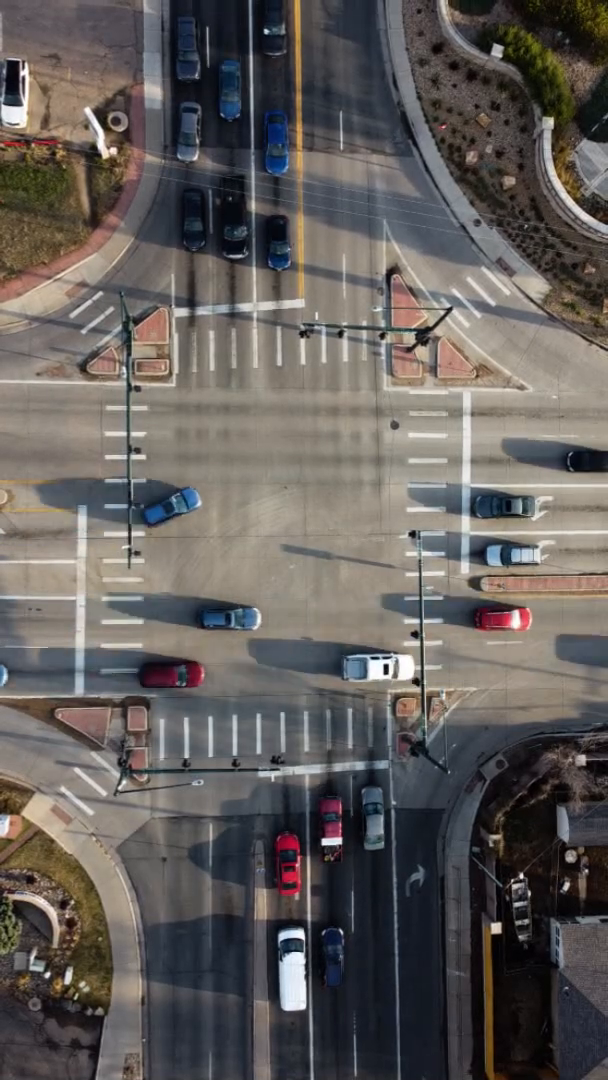
#> input picture frame 36 of traffic.mp4, 608 x 1080 px
$ python four_way.py
#> lines starting #> are read from the running program, lines starting #| are printed output that depends on the picture
import cv2

# =========================================================
# SMART TRAFFIC AI - PRESENTATION DEMO
# =========================================================

VIDEO_PATH = "traffic.mp4"

cap = cv2.VideoCapture(VIDEO_PATH)

if not cap.isOpened():
    print("ERROR: traffic.mp4 not found")
    exit()

# =========================================================
# FIXED DEMO COUNTS
# =========================================================

counts = {
    "NORTH": 3,
    "EAST": 4,
    "SOUTH": 5,
    "WEST": 2
}

# =========================================================
# DENSITY
# =========================================================

def get_density(n):

    if n <= 2:
        return "LOW"

    elif n <= 4:
        return "MEDIUM"

    else:
        return "HIGH"


# =========================================================
# GREEN TIME
# =========================================================

def get_green(n):

    if n <= 2:
        return 20

    elif n <= 4:
        return 30

    else:
        return 45


# =========================================================
# PRIORITY
# =========================================================

priority = max(
    counts,
    key=counts.get
)

priority_count = counts[priority]
priority_green = get_green(priority_count)

# =========================================================
# MAIN LOOP
# =========================================================

while True:

    ret, frame = cap.read()
#> frame is the input picture: shape (1080, 608, 3); mean B, G, R 91, 93.7, 98.4

    if not ret:
        break

    # -----------------------------------------------------
    # Original video = 608 x 1080
    # -----------------------------------------------------

    # =====================================================
    # TOP INFORMATION PANEL
    # =====================================================

    cv2.rectangle(
        frame,
        (0, 0),
        (608, 210),
        (0, 0, 0),
        -1
    )

    cv2.putText(
        frame,
        "SMART TRAFFIC AI",
        (150, 35),
        cv2.FONT_HERSHEY_SIMPLEX,
        0.7,
        (0, 255, 0),
        2
    )

    cv2.putText(
        frame,
        f"NORTH : {counts['NORTH']} | "
        f"{get_density(counts['NORTH'])} | "
        f"GREEN {get_green(counts['NORTH'])}s",
        (15, 70),
        cv2.FONT_HERSHEY_SIMPLEX,
        0.48,
        (255, 255, 255),
        2
    )

    cv2.putText(
        frame,
        f"EAST  : {counts['EAST']} | "
        f"{get_density(counts['EAST'])} | "
        f"GREEN {get_green(counts['EAST'])}s",
        (15, 105),
        cv2.FONT_HERSHEY_SIMPLEX,
        0.48,
        (255, 255, 255),
        2
    )

    cv2.putText(
        frame,
        f"SOUTH : {counts['SOUTH']} | "
        f"{get_density(counts['SOUTH'])} | "
        f"GREEN {get_green(counts['SOUTH'])}s",
        (15, 140),
        cv2.FONT_HERSHEY_SIMPLEX,
        0.48,
        (255, 255, 255),
        2
    )

    cv2.putText(
        frame,
        f"WEST  : {counts['WEST']} | "
        f"{get_density(counts['WEST'])} | "
        f"GREEN {get_green(counts['WEST'])}s",
        (15, 175),
        cv2.FONT_HERSHEY_SIMPLEX,
        0.48,
        (255, 255, 255),
        2
    )

    # =====================================================
    # FOUR SIDE ROAD BOXES
    # =====================================================

    # NORTH
    cv2.rectangle(
        frame,
        (100, 210),
        (450, 350),
        (255, 0, 0),
        3
    )

    cv2.putText(
        frame,
        "NORTH - 3 VEHICLES",
        (115, 240),
        cv2.FONT_HERSHEY_SIMPLEX,
        0.55,
        (255, 0, 0),
        2
    )

    # EAST
    cv2.rectangle(
        frame,
        (350, 350),
        (608, 700),
        (0, 255, 255),
        3
    )

    cv2.putText(
        frame,
        "EAST - 4 VEHICLES",
        (355, 385),
        cv2.FONT_HERSHEY_SIMPLEX,
        0.50,
        (0, 255, 255),
        2
    )

    # SOUTH
    cv2.rectangle(
        frame,
        (100, 700),
        (520, 1070),
        (0, 255, 0),
        3
    )

    cv2.putText(
        frame,
        "SOUTH - 5 VEHICLES",
        (115, 735),
        cv2.FONT_HERSHEY_SIMPLEX,
        0.50,
        (0, 255, 0),
        2
    )

    # WEST
    cv2.rectangle(
        frame,
        (0, 350),
        (300, 700),
        (255, 0, 255),
        3
    )

    cv2.putText(
        frame,
        "WEST - 2 VEHICLES",
        (10, 385),
        cv2.FONT_HERSHEY_SIMPLEX,
        0.50,
        (255, 0, 255),
        2
    )

    # =====================================================
    # SMART SIGNAL PANEL
    # =====================================================

    cv2.rectangle(
        frame,
        (110, 430),
        (495, 630),
        (0, 0, 0),
        -1
    )

    cv2.rectangle(
        frame,
        (110, 430),
        (495, 630),
        (0, 255, 0),
        3
    )

    cv2.putText(
        frame,
        "SMART SIGNAL",
        (200, 470),
        cv2.FONT_HERSHEY_SIMPLEX,
        0.65,
        (0, 255, 0),
        2
    )

    cv2.putText(
        frame,
        f"PRIORITY : {priority}",
        (175, 515),
        cv2.FONT_HERSHEY_SIMPLEX,
        0.60,
        (0, 255, 255),
        2
    )

    cv2.putText(
        frame,
        f"TRAFFIC  : {priority_count}",
        (175, 555),
        cv2.FONT_HERSHEY_SIMPLEX,
        0.60,
        (255, 255, 255),
        2
    )

    cv2.putText(
        frame,
        f"GREEN    : {priority_green} SEC",
        (165, 595),
        cv2.FONT_HERSHEY_SIMPLEX,
        0.60,
        (0, 255, 0),
        2
    )
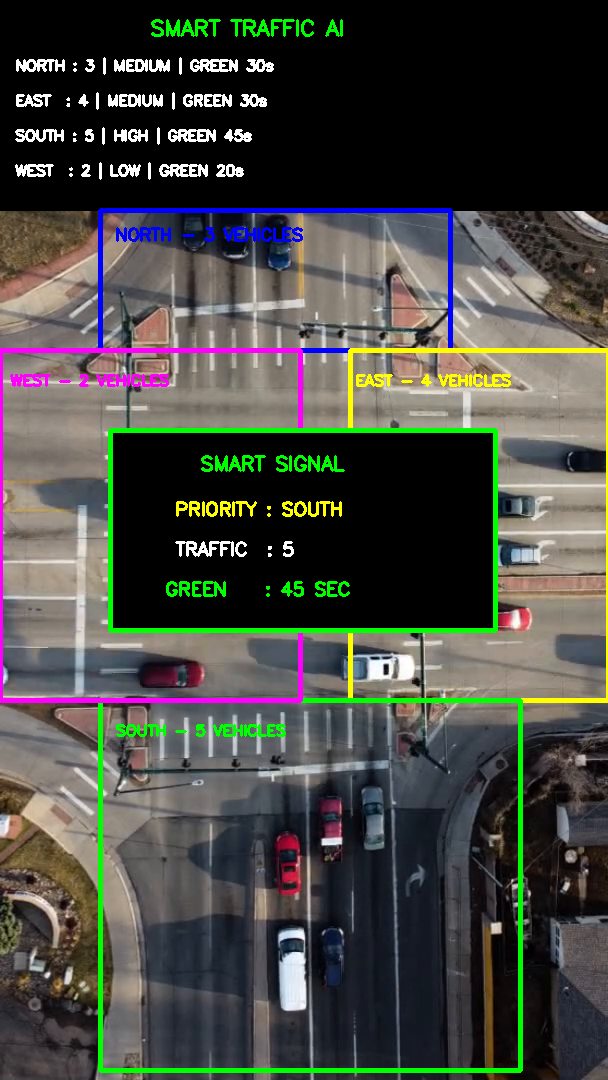
#> frame: shape (1080, 608, 3); mean B, G, R 65.6, 71.9, 70.7

    # =====================================================
    # DISPLAY
    # =====================================================

    display = cv2.resize(
        frame,
        (608, 900)
    )
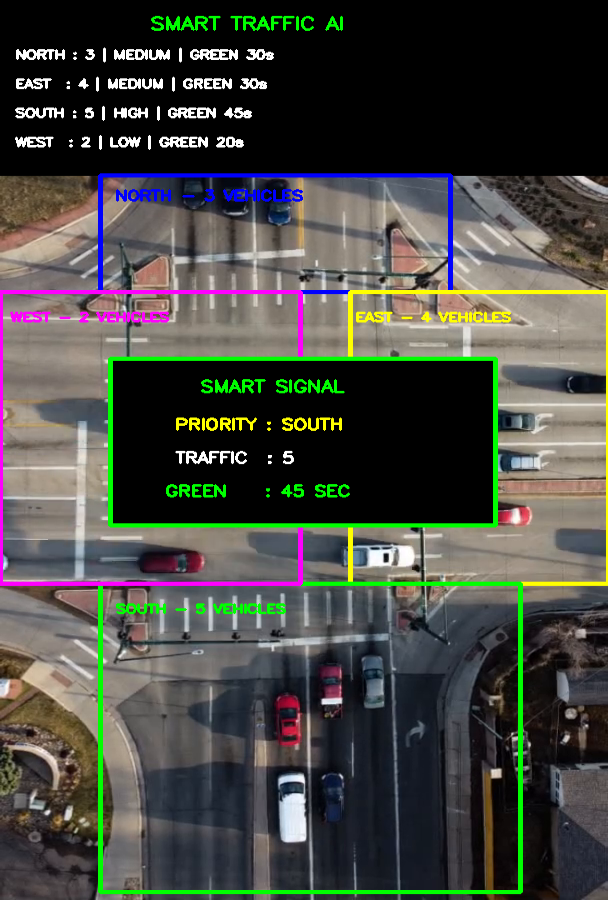
#> display: shape (900, 608, 3); mean B, G, R 65.6, 71.9, 70.7

    cv2.imshow(
        "SMART TRAFFIC AI - FINAL DEMO",
        display
    )

    # Q = quit
    if cv2.waitKey(30) & 0xFF == ord("q"):
#> (key q is pressed here)
        break

cap.release()
cv2.destroyAllWindows()

print("Demo completed.")

$ run again, starting later in the video
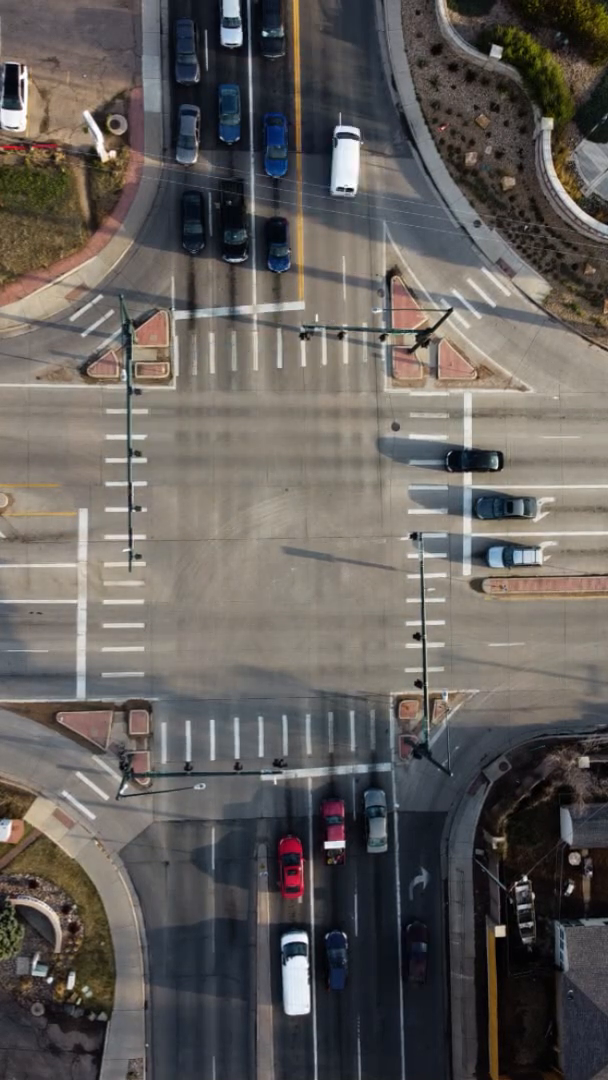
#> input picture frame 165 of traffic.mp4, 608 x 1080 px
#> frame is the input picture: shape (1080, 608, 3); mean B, G, R 90.7, 93.9, 98.6
#> `cv2.putText( frame, f"GREEN    : {priority_green} SEC", (165, 595), cv..`:
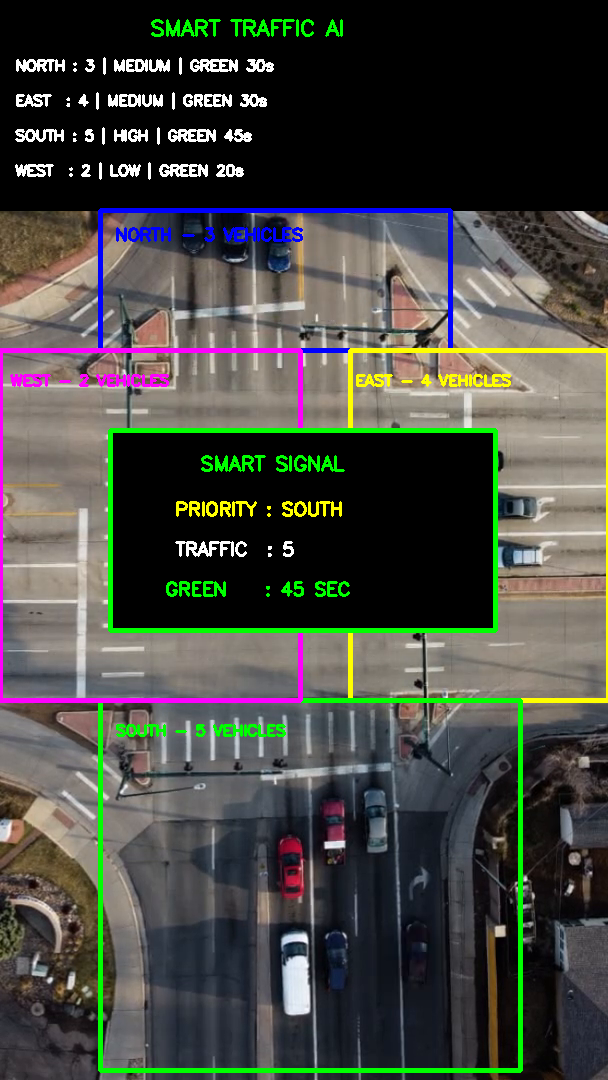
#> frame: shape (1080, 608, 3); mean B, G, R 65.2, 71.7, 70.3
#> `display = cv2.resize( frame, (608, 900) )`:
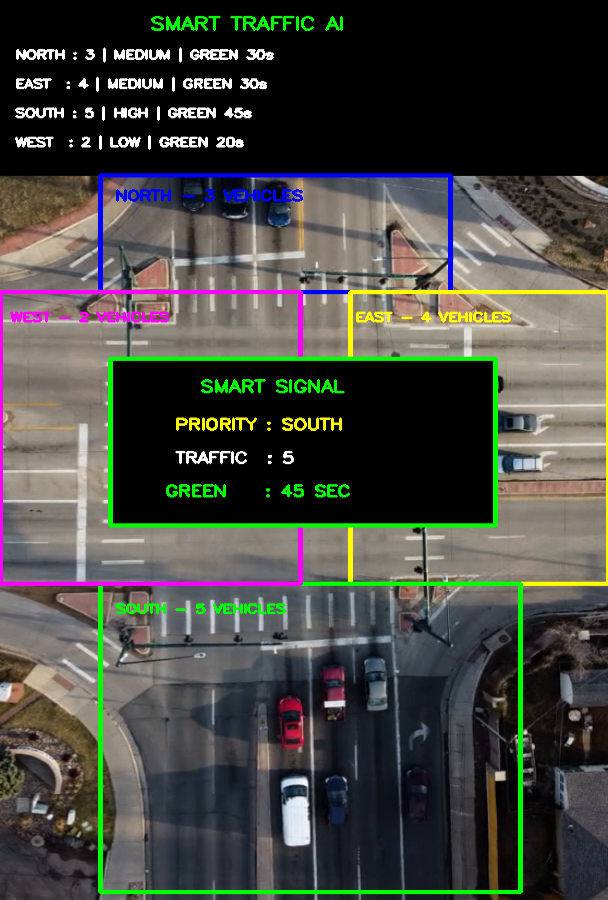
#> display: shape (900, 608, 3); mean B, G, R 65.2, 71.7, 70.3

$ run again, starting later in the video
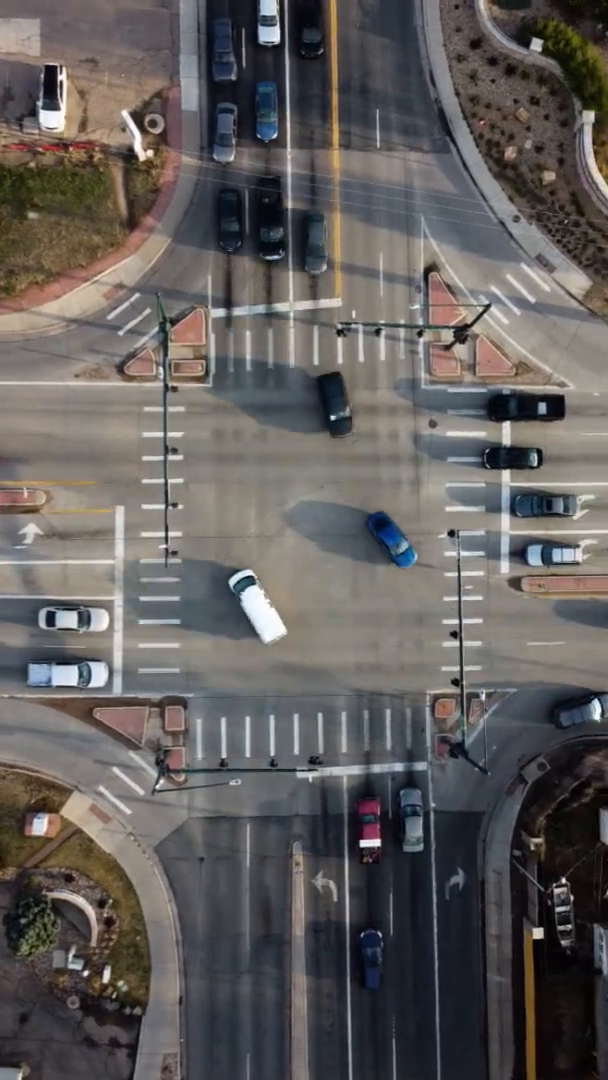
#> input picture frame 293 of traffic.mp4, 608 x 1080 px
#> frame is the input picture: shape (1080, 608, 3); mean B, G, R 92.2, 93.6, 97.3
#> `cv2.putText( frame, f"GREEN    : {priority_green} SEC", (165, 595), cv..`:
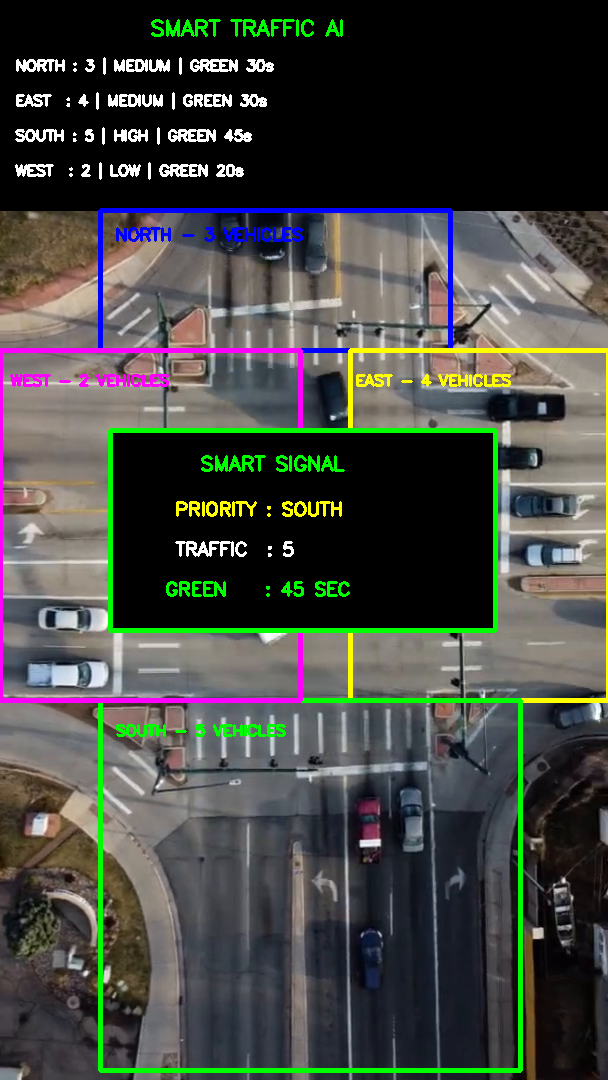
#> frame: shape (1080, 608, 3); mean B, G, R 65.5, 70.9, 68.6
#> `display = cv2.resize( frame, (608, 900) )`:
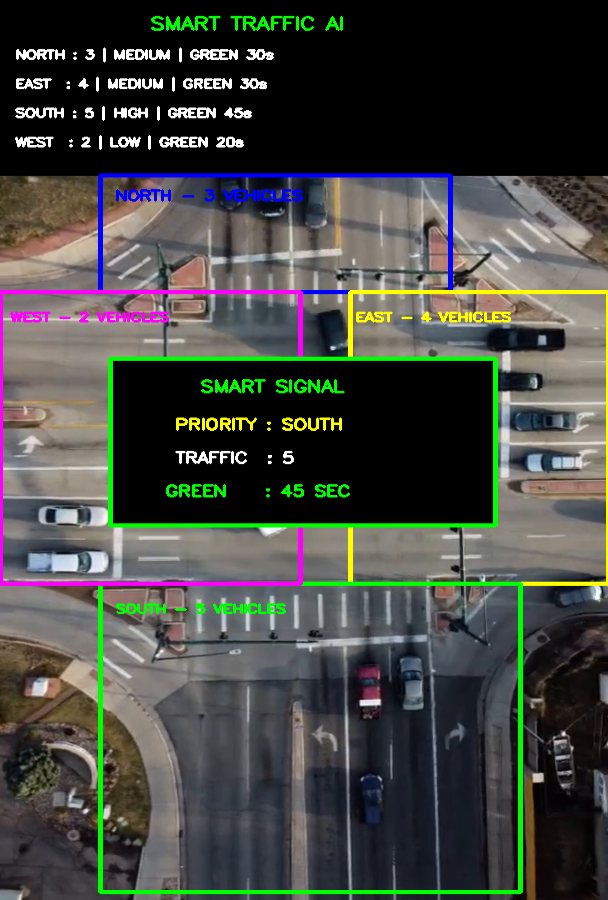
#> display: shape (900, 608, 3); mean B, G, R 65.5, 70.8, 68.6
